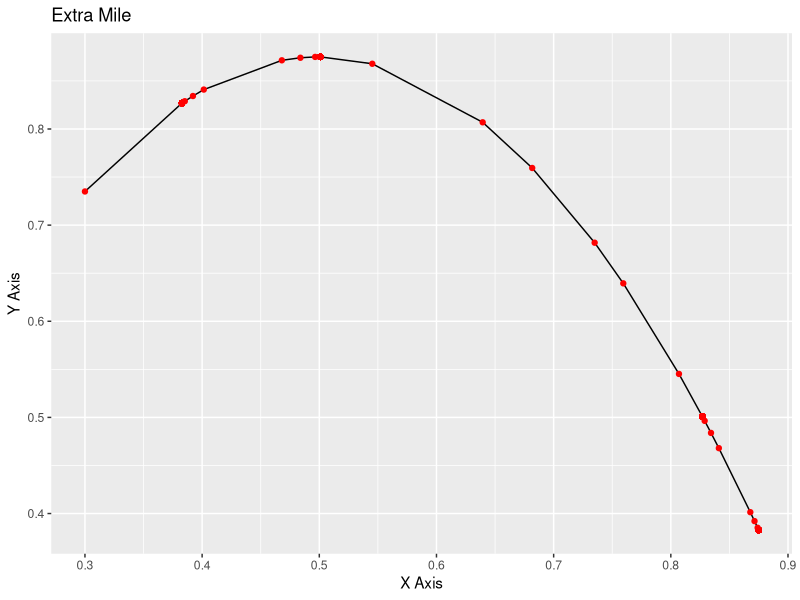

The R source for this figure:
library(ggplot2)

#Creating Two Vectors
x1=vector()
x2=vector()

#Putting Initial Values in the vector
x1[1]=0.3
x2[1]=3.5*x1[1]*(1-x1[1])

#Creating a loop for 2 to 1000 points
for (i in 2:1000){
  x1[i]=x2[i-1]
  x2[i]=3.5*x1[i]*(1-x1[i])
}

#Creating a DataFrame
dataframe=data.frame(X1=x1,X2=x2)

#Creating a ggplot
ggplot(dataframe,aes(x1,x2))+
  geom_line()+
  geom_point(colour="red")+
  labs(x="X Axis",y="Y Axis")+
  ggtitle("Extra Mile")
